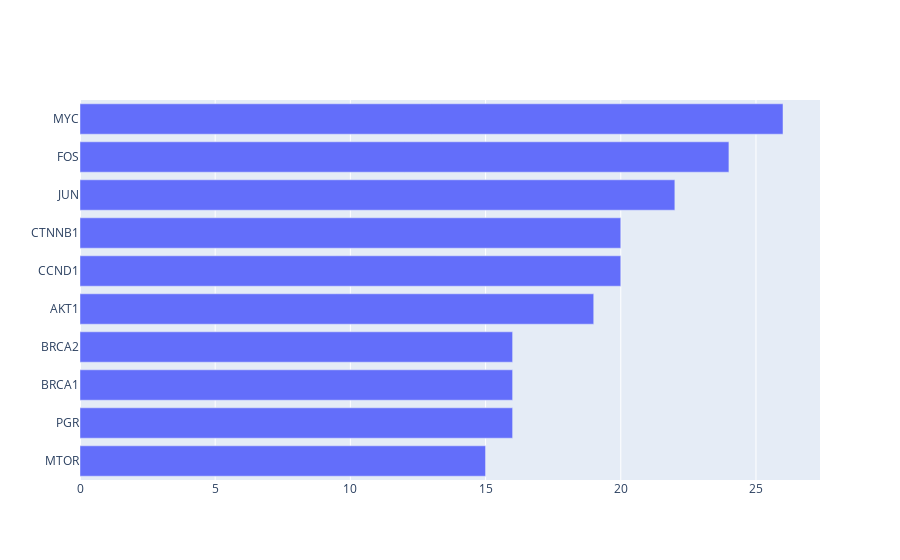

The cell this chart's notebook holds for it:
### Code cell
most_popular_genes(gene_count)

### Figure 1 — Plotly figure (JSON) as saved in the notebook; plotly's stock layout.template omitted (floating-point values rounded to 4 significant figures)
{"data": [{"insidetextanchor": "start", "orientation": "h", "showlegend": false, "textposition": "inside", "type": "bar", "x": [15, 16, 16, 16, 19, 20, 20, 22, 24, 26], "y": ["MTOR", "PGR", "BRCA1", "BRCA2", "AKT1", "CCND1", "CTNNB1", "JUN", "FOS", "MYC"]}], "layout": {}}
